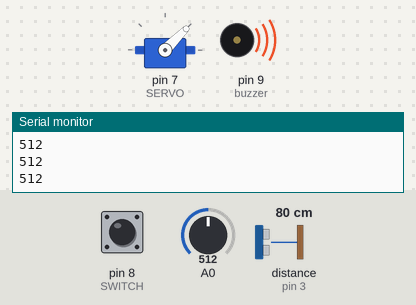
This sketch was run on a simulated Arduino Leonardo, built with avr-gcc and run on an emulated ATmega32U4. Shown: servo, buzzer (waves = sounding), the last lines printed to the serial monitor. Wiring (inferred from the names in the program): ultrasonic range finder: trigger pin 2; echo pin 3. The inputs (shaded band) are chosen by the test bench; at power-on: distance to the obstacle (sensor on pin 3) 80 cm, pin 8 (SWITCH) HIGH, A0 = 512. The echo pulse lasts 58.3 µs per cm.

Above: at 1.2 s.
1.3 s: distance to the obstacle (sensor on pin 3) set to 34 cm
3.6 s: distance to the obstacle (sensor on pin 3) set to 28 cm
At 5.0 s:
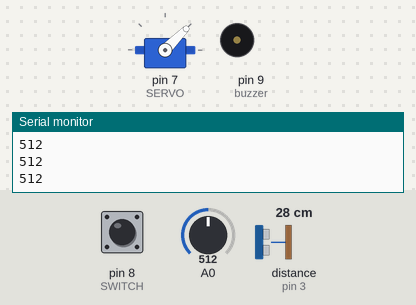
6.0 s: distance to the obstacle (sensor on pin 3) set to 13 cm
7.5 s: distance to the obstacle (sensor on pin 3) set to 10 cm
At 9.0 s:
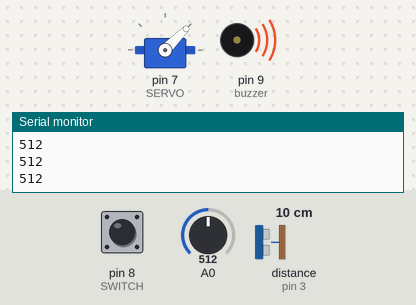
9.3 s: distance to the obstacle (sensor on pin 3) set to 18 cm
At 11.1 s:
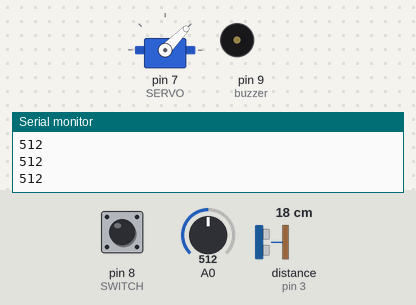
Timing chart, 0 to 12.3 s (numbered marks = the images above; inputs shaded):
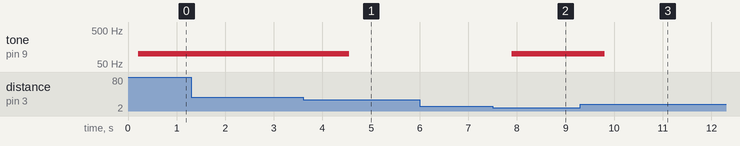

The sketch:

Transmitter_FD.ino
```cpp
#include <stdio.h> // Including the standard input/output library
#include <Servo.h> //Including the Servo motor library within involves PWM
Servo myservo;  // create servo object to control a servo

#define ECHOPIN 3 //defining pin for the ultrasonic range finder echo pin
#define TRIGPIN 2 //defining pin for the ultrasonic range finder trigger pin
int SERVO = 7; //declaration for right servo motor on pin 4

int buzzer = 9;

int SWITCH = 8;
void setup()
{
  pinMode(SWITCH, INPUT);
  pinMode(buzzer, OUTPUT);
  pinMode(TRIGPIN, OUTPUT);           //DECLARE TRIGGERPIN AS OUTPUT PIN
  pinMode(ECHOPIN, INPUT);            //DECLARE ECHOPIN AS INPUT PIN
 // Serial.begin(9600);
  Serial1.begin(9600);  //BEGENING OF THE ZIGBEE CHANNEL
}
int Val;
void loop()
{
 //start front distance computing
 digitalWrite(TRIGPIN, LOW);
  delayMicroseconds(2);
  digitalWrite(TRIGPIN,HIGH);
  delayMicroseconds(10);
  digitalWrite(TRIGPIN,LOW);
 float distance = pulseIn(ECHOPIN, HIGH)/58; // return 0 if no high pulse in 1sec
// Serial.print("Front Distance: ");
// Serial.print(distance);
// Serial.println("cm");
 delay(200);//end front distance

int value = analogRead(A0);

Val = digitalRead(SWITCH);
Serial.println(value);
 //Conditions start here

if(distance >=0&&distance <=10)
{
  tone(buzzer, 100,500);
  Serial1.write('1'); // Water Level 1
  myservo.detach();
}

if(distance >10&&distance <=30)
{
  Serial1.write('2'); // Water Level 2
//  myservo.attach(SERVO);
}

//if(distance >16&&distance <=24)
//{
//  Serial1.write('3'); // Water Level 2
////  myservo.attach(SERVO);
//}
//if(distance >24&&distance <=32)
//{
//  Serial1.write('4'); // Water Level 2
////  myservo.attach(SERVO);
//}
//
//if(distance >32 && distance <=40)
//{
//  Serial1.write('5'); // Water Level 3
////  myservo.attach(SERVO);
//}

if(distance >30 )
{
  Serial1.write('3'); //Water Level 4
  myservo.attach(SERVO);
  myservo.write(45);
  tone(buzzer, 100,1000);
  delay(100);
}

//if(Val == 0)
//{
//    Serial1.write('7'); //Water Level 4
//
//}
else if(value <550)
 {
  Serial1.write('8'); //Water Level 4
}
}
```

Measured:
- the behaviour switches between 32 and 31 cm on distance to the obstacle (sensor on pin 3) (found by bisection; images 0 and 1)
- the behaviour switches between 12 and 11 cm on distance to the obstacle (sensor on pin 3) (found by bisection; images 1 and 2)
- after the input at 3.6 s, tone on pin 9 (buzzer): 100 Hz → silent after 0.95 s
- after the input at 7.5 s, tone on pin 9 (buzzer): silent → 100 Hz after 0.40 s
- after the input at 9.3 s, tone on pin 9 (buzzer): 100 Hz → silent after 0.51 s
